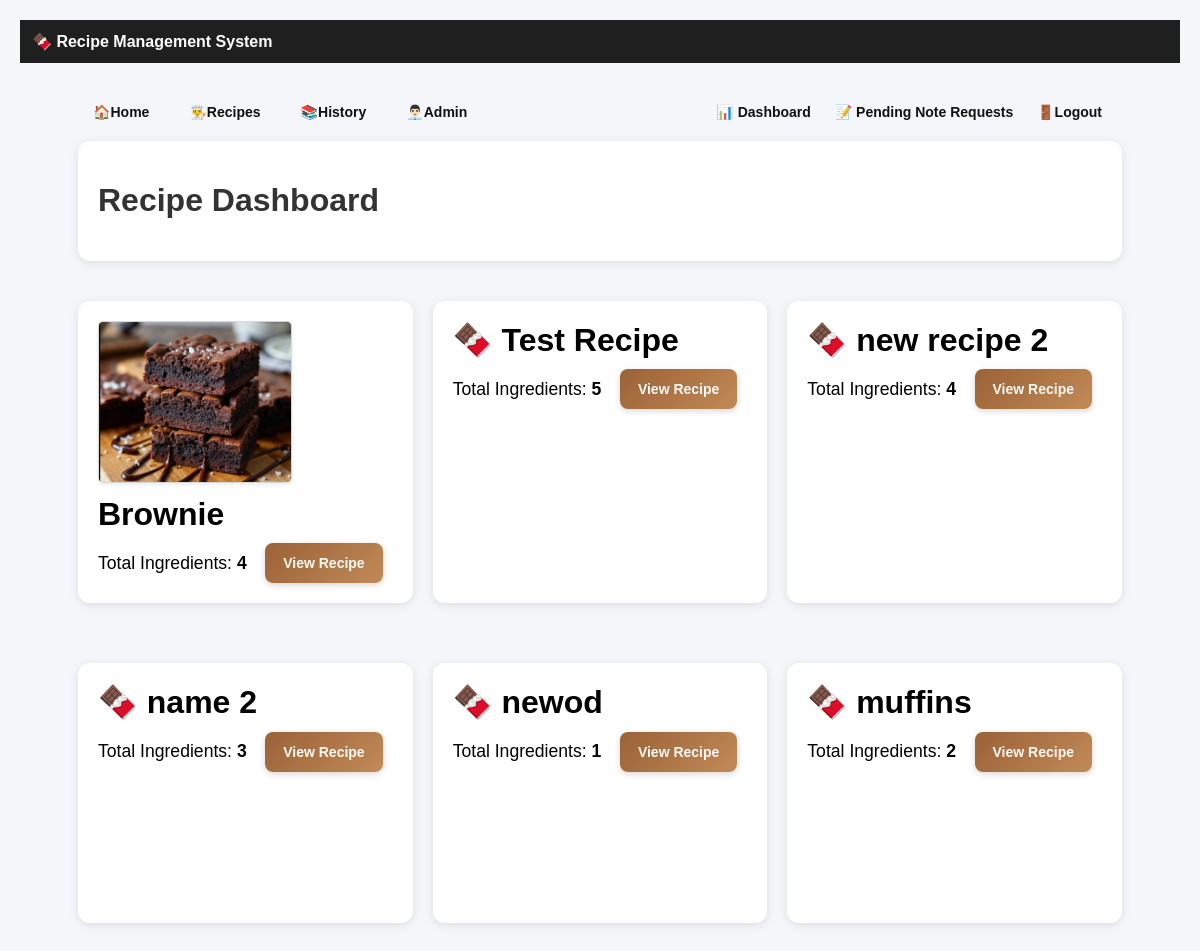
Page /recipes on the earlier database version.
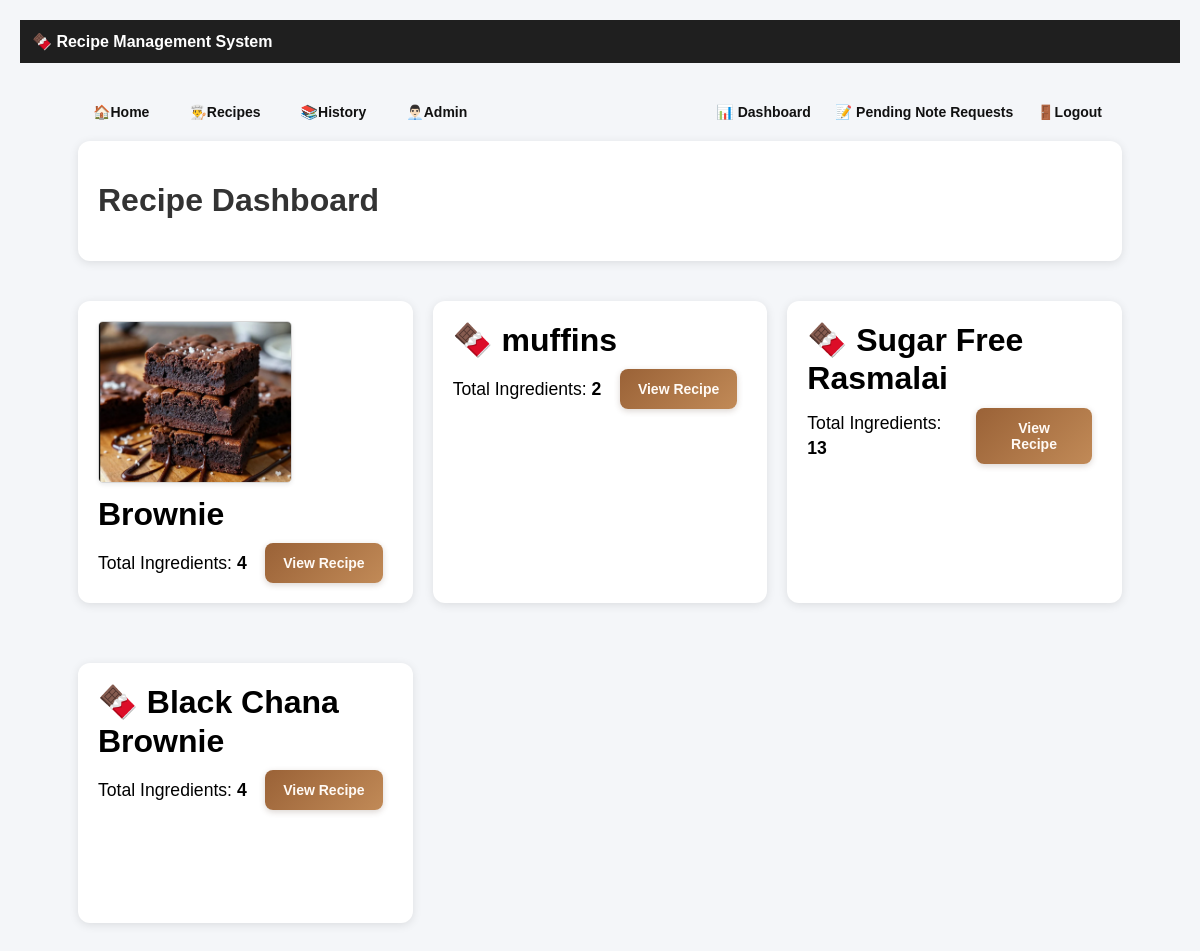
Same page on the later database version.
### models.py (models this page shows)
class Recipe(Base):
    __tablename__ = "recipes"
    id = Column(Integer, primary_key=True)
    name = Column(String, unique=True)
    output_quantity = Column(Float, nullable=True, default=0)
    output_unit = Column(String, nullable=True, default="g")
    notes = Column(
        Text,
        nullable=True
    )
    ingredients = relationship(
        "Ingredient",
        back_populates="recipe",
        cascade="all, delete"
    )
    note_requests = relationship(
    "NoteRequest",
    back_populates="recipe"
)

### main.py (the view)
@app.get("/recipes", response_class=HTMLResponse)
def recipes(request: Request):
    db = SessionLocal()
    recipes = db.query(Recipe).all()
    response = templates.TemplateResponse(
        request=request,
        name="recipes.html",
        context={
            "recipes": recipes
        }
    )
    db.close()
    return response

### templates/recipes.html
{% extends "base.html" %}
{% block content %}
<div class="card">
    <h1>Recipe Dashboard</h1>
</div>
<div class="recipe-grid">
{% for recipe in recipes %}
<div class="card recipe-item">
    {% if recipe.name == "Brownie" %}
        <img src="/static/Screenshot%202026-07-31%20223842.png" alt="Brownie" class="recipe-thumb">
    {% endif %}
    <div class="recipe-copy">
        <h2>
            {% if recipe.name == "Brownie" %}
                {{ recipe.name }}
            {% else %}
                🍫 {{ recipe.name }}
            {% endif %}
        </h2>
        <div class="recipe-actions-row">
            <p>
                Total Ingredients:
                <strong>
                    {{ recipe.ingredients|length }}
                </strong>
            </p>
            <a href="/recipe/{{ recipe.id }}">
                <button class="bakery-btn-warm">
                    View Recipe
                </button>
            </a>
        </div>
    </div>
</div>
{% endfor %}
</div>
{% endblock %}

### templates/base.html (shortened to what this page needs)
<!DOCTYPE html>
<html>
<head>
    <link rel="stylesheet"
        href="/static/style.css">
</head>
<body>
    <div class="navbar">
        🍫 Recipe Management System
    </div>
    <div class="container">
        <div class="menu">
            <div class="menu-left">
                <a href="/">🏠Home</a>
                <a href="/recipes">👨‍🍳Recipes</a>
                <a href="/history">📚History</a>
                <a href="/admin">👨🏻‍💼Admin</a>
            </div>
        <div class="menu-right">
            <a href="/recipes">
            📊 Dashboard
            </a>
            <a href="/admin/note_requests">
                📝 Pending Note Requests
            </a>
            <a href="/logout">🚪Logout</a>
        </div>
    </div>
        {% block content %}
        {% endblock %}
</body>
</html>

### static/style.css (style rules this page uses)
:root { --bakery-brown-dark: #4d2c1a; --bakery-brown-mid: #7a4a2a; --bakery-brown-light: #c18a57; --bakery-brown-hover: #342015; --bakery-brown-espresso: #2b160f; --bakery-brown-cocoa: #6a3d2a; --bakery-brown-caramel: #a86a3d; --bakery-brown-golden: #d4a06d; --table-line: #e5ddd5; --muted-text: #5d4d44; }
body { font-family: Arial, sans-serif; background-color:#f4f6f9; margin:0; padding:20px; }
.container { max-width:1100px; margin:auto; }
.card { background:white; padding:20px; border-radius:12px; box-shadow:0 2px 8px rgba(0,0,0,0.1); margin-bottom:20px; }
h1 { color:#333; }
.recipe-grid { display:grid; grid-template-columns:repeat(2, minmax(300px, 1fr)); gap:20px; margin-top:20px; }
.recipe-item { min-height:220px; display:flex; flex-direction:column; justify-content:space-between; }
.recipe-thumb { width:2in; height:2in; max-width:2in; max-height:2in; object-fit:cover; border-radius:5px; border:1px solid #d7d7d7; box-shadow:0 2px 4px rgba(0,0,0,0.08); flex-shrink:0; display:block; }
button, .btn, .small-btn, .tiny-btn, .reset-btn, .secondary-btn { border:none; border-radius:6px; padding:8px 14px; font-weight:bold; text-decoration:none; display:inline-flex; align-items:center; justify-content:center; cursor:pointer; background:linear-gradient(135deg, var(--bakery-brown-dark) 0%, var(--bakery-brown-mid) 100%); color:#ffffff; box-shadow:0 2px 6px rgba(77, 44, 26, 0.2); }
.bakery-btn-warm { background:linear-gradient(135deg, #9a6237 0%, #c18a57 100%) !important; color:#fffaf5 !important; }
a { text-decoration:none; color:#111111; font-weight:bold; }

### templates/base.html (style rules this page uses)
body { margin:0; font-family:Arial, sans-serif; background:#f4f6f9; }
.navbar { background:#1f1f1f; color:white; padding:15px 25px; font-size:20px; font-weight:bold; }
.menu { display:flex; justify-content:space-between; align-items:center; margin-top:20px; padding-left:15px; }
.menu-left { display:flex; gap:20px; }
.menu-right { margin-left:auto; }
.navbar { font-size:16px; padding:12px; }
.container { width:90%; max-width:1200px; margin:auto; padding:20px; }
.card { background:white; border-radius:12px; padding:20px; margin-top:20px; box-shadow:0 2px 10px rgba(0,0,0,0.1); }
.recipe-grid { display:grid; grid-template-columns:repeat(3, minmax(220px, 1fr)); gap:20px; margin-top:20px; }
.recipe-item { min-height:220px; display:flex; flex-direction:column; justify-content:flex-start; gap:12px; }
.recipe-copy { display:flex; flex-direction:column; gap:10px; }
.recipe-actions-row { display:flex; align-items:center; justify-content:space-between; gap:12px; }
.recipe-actions-row p { margin:0; font-size:1.1rem; line-height:1.4; }
.recipe-thumb { width:100%; height:160px; object-fit:cover; border-radius:5px; border:1px solid #d7d7d7; display:block; }
.recipe-copy h2 { margin:0; font-size:2rem; line-height:1.2; }
button, .btn, .small-btn, .tiny-btn, .reset-btn, .secondary-btn { background:linear-gradient(135deg, #4d2c1a 0%, #7a4a2a 100%); color:white; border:none; padding:12px 18px; border-radius:8px; cursor:pointer; font-size:14px; font-weight:bold; margin-right:10px; transition:0.3s; box-shadow:0 2px 6px rgba(77, 44, 26, 0.2); }
.bakery-btn-warm { background:linear-gradient(135deg, #9a6237 0%, #c18a57 100%) !important; color:#fffaf5 !important; }
a { color:#2d89ef; text-decoration:none; font-weight:bold; font-size:14px; }
.menu { margin-top:20px; padding-left:15px; }
.menu a { margin-right:20px; color:#111111; }

Differences in the rows shown:
removed Recipe: name "Test Recipe", ingredients|length "5"
removed Recipe: name "new recipe 2", ingredients|length "4"
removed Recipe: name "name 2", ingredients|length "3"
removed Recipe: name "newod", ingredients|length "1"
added Recipe: name "Sugar Free Rasmalai", ingredients|length "13"
added Recipe: name "Black Chana Brownie", ingredients|length "4"
